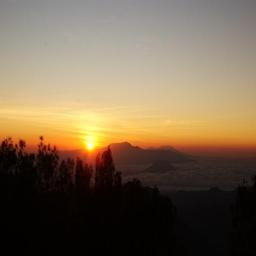
#> input picture lab1/input_data/processed/Sunrise/sunrise89.jpeg, 256 x 256 px, found by its file name
$ jupyter execute --allow-errors lab1.ipynb
#> lines starting #> are read from the running program, lines starting #| are printed output that depends on the picture; long printed decimals are rounded
### Setup

[cell 1]
import os

import numpy as np
import pandas as pd

import tensorflow as tf
from sklearn.model_selection import train_test_split
from sklearn.metrics import confusion_matrix, classification_report, ConfusionMatrixDisplay
from tensorflow.keras import layers, models

import matplotlib.pyplot as plt

from PIL import Image

[cell 2]
SEED = 42
np.random.seed(SEED)
tf.random.set_seed(SEED)
#> (this line was passed over: tensorflow is not available in this run)

### Data processing

[cell 3]
DATA_DIR = 'input_data\\raw'
PROCESSED_DATA_DIR = 'input_data\\processed'

[cell 4]
def collect_paths_labels(input_dir: str) -> tuple[pd.Series, pd.Series]:
#> called with input_dir = 'input_data\\raw'
    files_paths = dict()
    labels = []

    for folder in filter(lambda d: os.path.isdir(os.path.join(input_dir, d)), os.listdir(input_dir)):
        folder_path = os.path.join(input_dir, folder)

        for file in os.listdir(folder_path):
            file_path = os.path.join(folder_path, file)
            full_file_name = os.path.join(folder, file)
            files_paths[full_file_name] = file_path
            labels.append(folder)
#> pass 2 of the loop in collect_paths_labels, `for folder in filter(lambda d: os.path.isdir(os.path.join(input_dir, d..`:

    return files_paths, labels

def create_input_df(files_paths: dict[str,str], labels: list[str]) -> pd.DataFrame:
    file_paths_series = pd.Series(list(files_paths.values()), name='file_path')
    labels_series = pd.Series(labels, name='label')
    return pd.concat([file_paths_series, labels_series], axis=1)

#> (the rest of this cell did not finish here and is left out)

#> (a cell that did not finish here is left out)

#> (a cell that did not finish here is left out)

[cell 7]
RESIZED_IMAGE_SIZE = (128, 128)

#> (the rest of this cell did not finish here and is left out)

[cell 8]
processed_paths, processed_labels = collect_paths_labels(PROCESSED_DATA_DIR)
df_scaled = create_input_df(processed_paths, processed_labels)
df_scaled

### EDA

[cell 9]
df_scaled.loc[:, 'label'].value_counts()

[cell 10]
def plot_histogram(image: Image, ax, color, channel):
    """Plot histogram for a single channel."""
    histogram, bin_edges = np.histogram(image, bins=256, range=(0, 255))
    ax.plot(bin_edges[0:-1], histogram, color=color)
    ax.set_title(f"{channel} channel")
    ax.set_xlabel('Pixel Intensity (0-255)', fontsize=12)
    ax.set_ylabel('Frequency of Pixels', fontsize=12)

def compute_and_plot_histograms(image: Image):
    """Load image, compute histograms for each RGB channel, and plot them."""
    image_array = np.array(image)


    _, axs = plt.subplots(1, 3, figsize=(15, 5))

    # Red channel
    plot_histogram(image_array[:, :, 0], axs[0], 'red', 'Red')

    # Green channel
    plot_histogram(image_array[:, :, 1], axs[1], 'green', 'Green')

    # Blue channel
    plot_histogram(image_array[:, :, 2], axs[2], 'blue', 'Blue')

    plt.show()


def calculate_channel_correlation(image: Image):
    """Load image, split channels, and calculate correlation between RGB channels."""
    image_array = np.array(image)

    red_channel = image_array[:, :, 0].flatten()
    green_channel = image_array[:, :, 1].flatten()
    blue_channel = image_array[:, :, 2].flatten()

    channels_matrix = np.vstack((red_channel, green_channel, blue_channel))
    correlation_matrix = np.corrcoef(channels_matrix)

    return correlation_matrix

[cell 11]
for unique_label in set(df_scaled.label):
    image_path = df_scaled.loc[df_scaled.label == unique_label, 'file_path'].sample(1, random_state=24).values[0]
    processed_image = Image.open(image_path)
#> processed_image is the input picture: PIL image 256x256 RGB; mean R, G, B 121, 103.1, 80.3
    print(f'Displaying {unique_label} weather.')
    display(processed_image)
    compute_and_plot_histograms(processed_image)
#> in plot_histogram, `histogram, bin_edges = np.histogram(image, bins=256, range=(0, 255))`: histogram = 256 values, max 6094 at index 3, min 0 at index 0, mean 256; bin_edges = 257 values from 0 to 255
#> in plot_histogram, `histogram, bin_edges = np.histogram(image, bins=256, range=(0, 255))`:
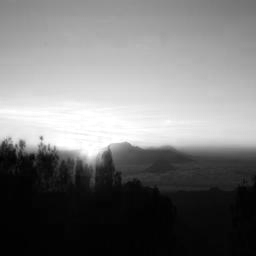
#> image: shape (256, 256); min 1, max 255, mean 121
#> call 2 of plot_histogram, with color = 'green', channel = 'Green'
#> in plot_histogram (call 2), `histogram, bin_edges = np.histogram(image, bins=256, range=(0, 255))`: histogram = 256 values, max 7922 at index 2, min 9 at index 80, mean 256
#> in plot_histogram (call 2), `histogram, bin_edges = np.histogram(image, bins=256, range=(0, 255))`:
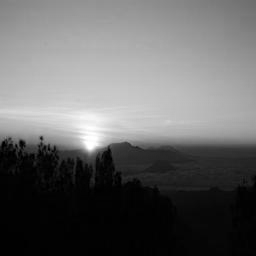
#> image: shape (256, 256); min 0, max 255, mean 103.1
#> call 3 of plot_histogram, with color = 'blue', channel = 'Blue'
#> in plot_histogram (call 3), `histogram, bin_edges = np.histogram(image, bins=256, range=(0, 255))`: histogram = 256 values, max 11060 at index 0, min 0 at index 178, mean 256
#> in plot_histogram (call 3), `histogram, bin_edges = np.histogram(image, bins=256, range=(0, 255))`:
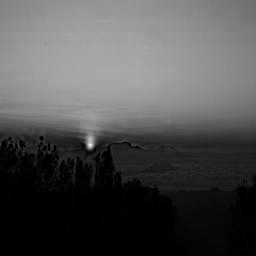
#> image: shape (256, 256); min 0, max 230, mean 80.3
#> in compute_and_plot_histograms, `plt.show()`:
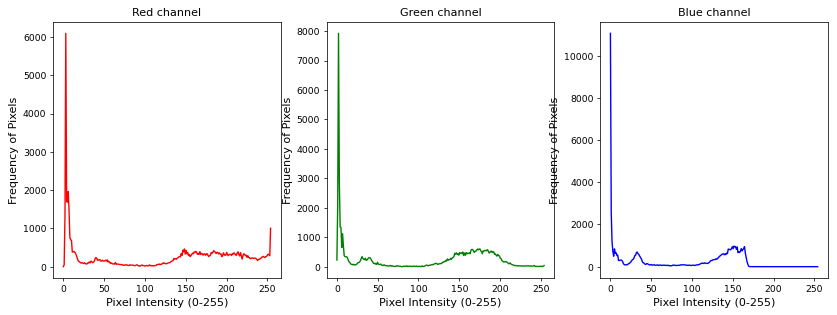
#> figure drawn by matplotlib, 3 panels; panel 1: curve peaks at x = 2.99, y = 6094; panel 2: curve peaks at x = 1.99, y = 7922; panel 3: curve peaks at x = 0, y = 11060
    correlation_matrix = calculate_channel_correlation(processed_image)
#> in calculate_channel_correlation, `correlation_matrix = np.corrcoef(channels_matrix)`: correlation_matrix = [[1, 0.965, 0.819], [0.965, 1, 0.921], [0.819, 0.921, 1]]
    print("Correlation matrix between channels (Red, Green, Blue):")
    print(correlation_matrix)
#| [[1.         0.9651 0.8188]
#|  [0.9651 1.         0.9211 ]
#|  [0.8188 0.9211  1.        ]]
#> pass 2 of the loop `for unique_label in set(df_scaled.label):`:
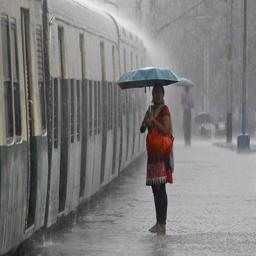
#> input picture lab1/input_data/processed/Rain/rain22.jpeg, 256 x 256 px, found by its file name
#> processed_image is the input picture: PIL image 256x256 RGB; mean R, G, B 126.7, 125.6, 126.2
#> histogram = 256 values, max 874 at index 180, min 0 at index 0, mean 256
#> in plot_histogram (call 5), `histogram, bin_edges = np.histogram(image, bins=256, range=(0, 255))`:
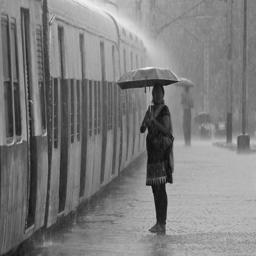
#> image: shape (256, 256); min 10, max 243, mean 125.6
#> in compute_and_plot_histograms (call 2), `plt.show()`:
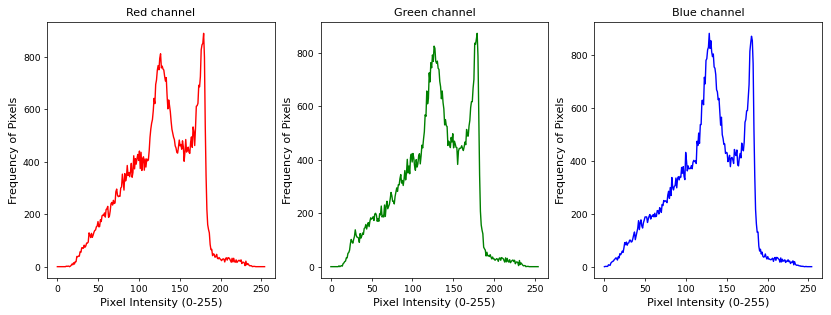
#> figure drawn by matplotlib, 3 panels; panel 1: curve peaks at x = 179.3, y = 890; panel 2: curve peaks at x = 179.3, y = 874; panel 3: curve peaks at x = 128.5, y = 882
#> `correlation_matrix = calculate_channel_correlation(processed_image)`: correlation_matrix = [[1, 0.982, 0.971], [0.982, 1, 0.995], [0.971, 0.995, 1]]
#| [[1.         0.9821 0.9708]
#|  [0.9821 1.         0.995]
#|  [0.9708 0.995 1.        ]]

[cell 12]
def find_images(class_name: str, names: tuple) -> Image:
    return [Image.open(os.path.join(PROCESSED_DATA_DIR, class_name, name)) for name in names]

#> (the rest of this cell did not finish here and is left out)

#> (a cell that did not finish here is left out)

## Visual images EDA

### Cloudy
On cloudy pictures we can see that the clouds are very different. Varying from relatively small to those that cover whole skies.
Also, weather and sunshine are different on all pictures, as well as back/foreground objects.

### Rain
On some pictures we can clearly see rain drops, on others - because of the camera, they look like noise "lines".
Also, there are images that don't even have rain drops on them, just people with umbrellas.

### Shine
There are a lot of clouds on Shine pictures. Also, sometimes the sun is not on the picture, which brings some noise.

### Sunrise
As you can see, there are also a lot of clouds on these pictures, however they seem to be the easiest for model to classify because of the colour schema.

## In general
We can see that the dataset is very noisy and this is a tough task for a model.

### Data augmentation:
In the raw data such deformations are already present (and so would be used for augmentation):
* Artistict brightness, contrast changes, etc
* Rotations

Next affine transformations would also be applied:
* Zoom
* Shift
* Flips

[cell 14]
BATCH_SIZE = 32
#> BATCH_SIZE = 32

#> (the rest of this cell did not finish here and is left out)
